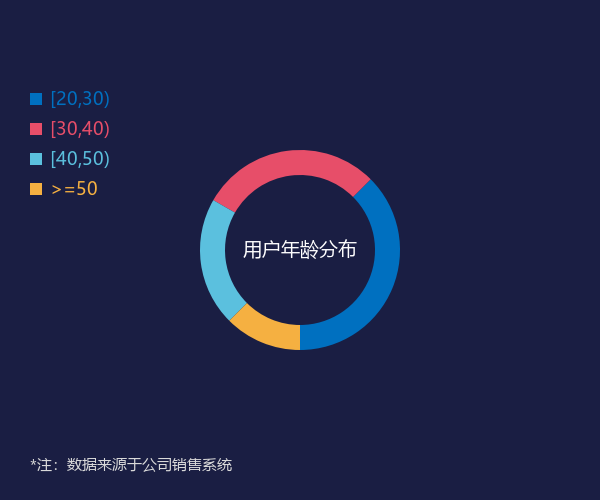

The script that saved this image:
# -*- coding: utf-8 -*-
import numpy as np, matplotlib, matplotlib.pyplot as plt, os
from matplotlib.patches import Circle, Rectangle, Wedge, FancyArrow
matplotlib.rcParams['font.sans-serif']=['Microsoft YaHei','SimHei']
matplotlib.rcParams['axes.unicode_minus']=False
BG='#1A1E43'; BLUE='#0070C0'; NOTE='#D9D9D9'
def newax(w,h):
    fig=plt.figure(figsize=(w/100,h/100),dpi=100); fig.patch.set_facecolor(BG)
    ax=fig.add_axes([0,0,1,1]); ax.set_xlim(0,w); ax.set_ylim(h,0); ax.set_facecolor(BG)
    for s in ax.spines.values(): s.set_visible(False)
    ax.set_xticks([]); ax.set_yticks([])
    return fig,ax
BASE=r'D:\AAA作业\可视化作业\第二章 图表（后15）'

# 16 波浪水球图
fig,ax=newax(600,500); cx,cy,r=300,250,120
ax.add_patch(Circle((cx,cy),r,fill=False,edgecolor=BLUE,linewidth=3))
ax.add_patch(Circle((cx,cy),r,facecolor=BLUE,alpha=0.7,edgecolor='none'))
pct=0.65; wy=cy+r*(1-2*pct)
ax.add_patch(Rectangle((cx-r,cy-r),2*r,wy-(cy-r),facecolor=BG,edgecolor='none'))
xw=np.linspace(cx-r,cx+r,100); yw=wy+8*np.sin((xw-cx)/r*4)
ax.plot(xw,yw,color=BLUE,linewidth=2)
ax.text(cx,cy,'65%',color='white',fontsize=36,fontweight='bold',ha='center',va='center')
ax.text(cx,50,'项目完成进度',color='white',fontsize=20,fontweight='bold',ha='center')
ax.text(30,470,'*注：数据来源于公司销售系统',color=NOTE,fontsize=11)
os.makedirs(BASE+r'\波浪水球图',exist_ok=True)
plt.savefig(BASE+r'\波浪水球图\波浪水球图_复刻.png',dpi=100,facecolor=BG,bbox_inches=None,pad_inches=0); plt.close()

# 17 玉玦图 (环形分段)
fig,ax=newax(600,500); cx,cy,r=300,250,100
data=[('[20,30)',0.375,'#0070C0'),('[30,40)',0.292,'#E74E69'),('[40,50)',0.208,'#5BC0DE'),('>=50',0.125,'#F5B041')]
start=90
for name,v,c in data:
    ang=v*360
    ax.add_patch(Wedge((cx,cy),r,start-ang,start,width=25,facecolor=c,edgecolor='none'))
    start-=ang
ax.text(cx,cy,'用户年龄分布',color='white',fontsize=14,ha='center',va='center')
for i,(name,v,c) in enumerate(data):
    ax.text(50,100+i*30,name,color=c,fontsize=13,va='center')
    ax.add_patch(Rectangle((30,93+i*30),12,12,facecolor=c))
ax.text(30,470,'*注：数据来源于公司销售系统',color=NOTE,fontsize=11)
os.makedirs(BASE+r'\玉玦图',exist_ok=True)
plt.savefig(BASE+r'\玉玦图\玉玦图_复刻.png',dpi=100,facecolor=BG,bbox_inches=None,pad_inches=0); plt.close()

# 18 跑道图 (水平跑道+进度)
fig,ax=newax(800,450)
depts=['销售部','采购部','工程部','财务部','行政部','人力部']
vals=[451,326,293,238,226,130]
maxv=702
for i,(d,v) in enumerate(zip(depts,vals)):
    y=80+i*55
    ax.add_patch(Rectangle((180,y),500,25,facecolor='#2A2E55'))
    ax.add_patch(Rectangle((180,y),500*v/maxv,25,facecolor=BLUE))
    ax.text(170,y+12,d,color='white',fontsize=14,ha='right',va='center')
    ax.text(690,y+12,str(v),color='white',fontsize=13,va='center')
ax.text(40,30,'各部门人数对比',color='white',fontsize=24,fontweight='bold')
ax.text(30,430,'*注：数据来源于公司销售系统',color=NOTE,fontsize=11)
os.makedirs(BASE+r'\跑道图',exist_ok=True)
plt.savefig(BASE+r'\跑道图\跑道图_复刻.png',dpi=100,facecolor=BG,bbox_inches=None,pad_inches=0); plt.close()

print('16-18 done')
